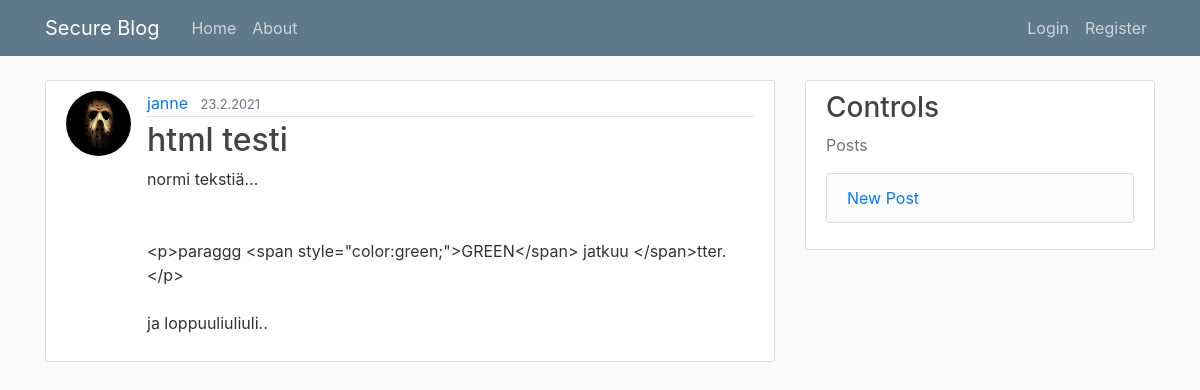
The app's page /post/29/, older data.
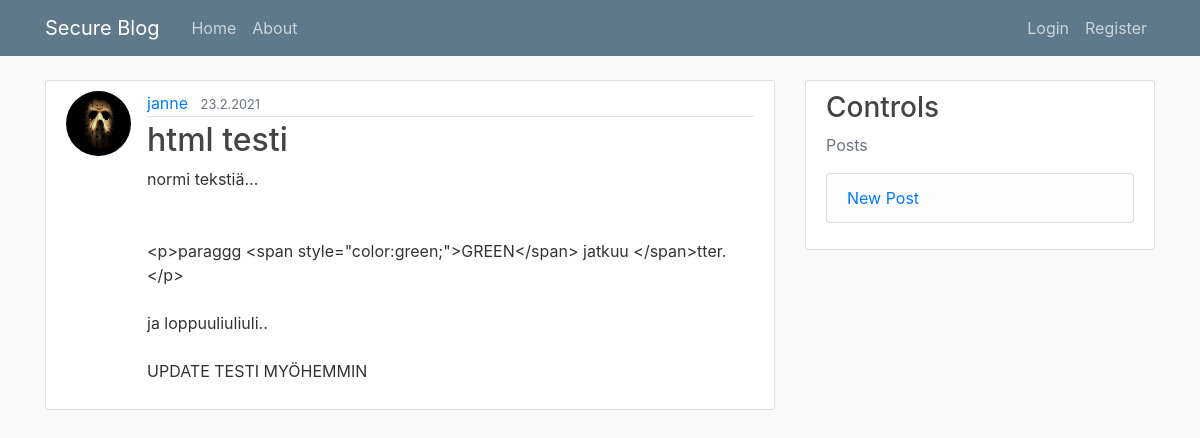
The same page, newer data.
### blog/models.py (models this page shows, shortened)
class Post(models.Model):
	title = models.CharField(max_length=100)
	content = models.TextField()
	date_posted = models.DateTimeField(default=timezone.now)
	author = models.ForeignKey(User, on_delete=models.CASCADE)

### users/models.py (models this page shows, shortened)
class Profile(models.Model):
	user = models.OneToOneField(User, on_delete=models.CASCADE)
	image = models.ImageField(default='default.jpg', upload_to='profile_pics')

### blog/views.py (the view)
# urls.py: path('post/<int:pk>/', PostDetailView.as_view(), name='post-detail'),
class PostDetailView(DetailView):
	model = Post

### blog/templates/blog/post_detail.html (shortened to what this page needs)
{% extends "blog/base.html" %}
{% block content %}
	<article class="media content-section">
	  <img class="rounded-circle article-img" src="{{ object.author.profile.image.url }}">
	  <div class="media-body">
	    <div class="article-metadata">
	      <a class="mr-2" href="{% url 'user-posts' object.author.username %}">{{ object.author }}</a>
	      <small class="text-muted">{{ object.date_posted|date:"j.n.Y" }}</small>
	    </div>
	    <h2 class="article-title">{{ object.title }}</h2>
	    <p class="article-content">{{ object.content }}</p>
	  </div>
	</article>
{% endblock content %}

Row changes from the older to the newer data that the page shows:
changed Post "html testi": content "normi tekstiä... <p>paraggg <span style=\"color:green;\">GREEN</span> jatkuu </span>tter.</p> ja loppuuliuliuli.." → "normi tekstiä... <p>paraggg <span style=\"color:green;\">GREEN</span> jatkuu </span>tter.</p> ja loppuuliuliuli.. UPDATE TESTI MYÖHEMMIN"
